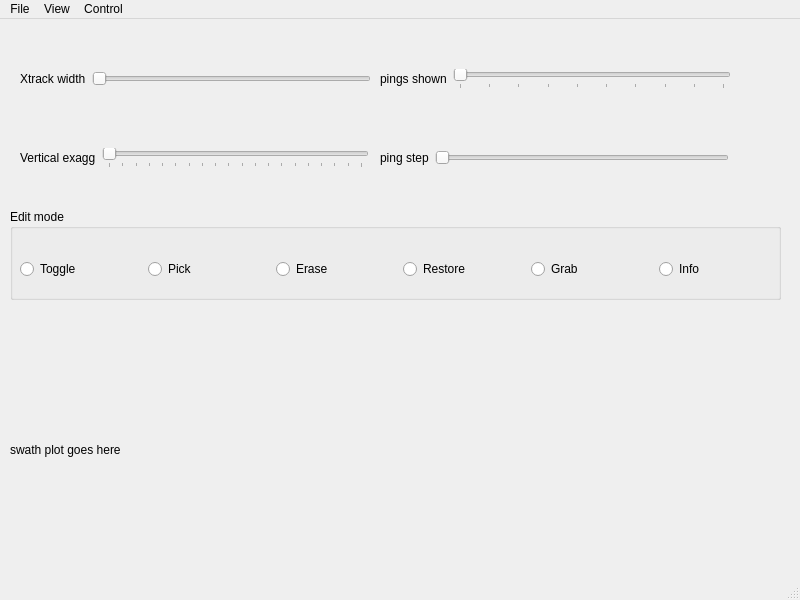
<?xml version="1.0" encoding="UTF-8"?>
<ui version="4.0">
 <class>MainWindow</class>
 <widget class="QMainWindow" name="MainWindow">
  <property name="geometry">
   <rect>
    <x>0</x>
    <y>0</y>
    <width>800</width>
    <height>600</height>
   </rect>
  </property>
  <property name="windowTitle">
   <string>MainWindow</string>
  </property>
  <widget class="QWidget" name="centralwidget">
   <widget class="QGroupBox" name="groupBox">
    <property name="geometry">
     <rect>
      <x>10</x>
      <y>190</y>
      <width>771</width>
      <height>91</height>
     </rect>
    </property>
    <property name="title">
     <string>Edit mode</string>
    </property>
    <widget class="QWidget" name="horizontalLayoutWidget">
     <property name="geometry">
      <rect>
       <x>10</x>
       <y>20</y>
       <width>761</width>
       <height>81</height>
      </rect>
     </property>
     <layout class="QHBoxLayout" name="horizontalLayout">
      <item>
       <widget class="QRadioButton" name="radioButton_2">
        <property name="text">
         <string>Toggle</string>
        </property>
       </widget>
      </item>
      <item>
       <widget class="QRadioButton" name="radioButton">
        <property name="text">
         <string>Pick</string>
        </property>
       </widget>
      </item>
      <item>
       <widget class="QRadioButton" name="radioButton_5">
        <property name="text">
         <string>Erase</string>
        </property>
       </widget>
      </item>
      <item>
       <widget class="QRadioButton" name="radioButton_4">
        <property name="text">
         <string>Restore</string>
        </property>
       </widget>
      </item>
      <item>
       <widget class="QRadioButton" name="radioButton_6">
        <property name="text">
         <string>Grab</string>
        </property>
       </widget>
      </item>
      <item>
       <widget class="QRadioButton" name="radioButton_3">
        <property name="text">
         <string>Info</string>
        </property>
       </widget>
      </item>
     </layout>
    </widget>
   </widget>
   <widget class="QWidget" name="verticalLayoutWidget">
    <property name="geometry">
     <rect>
      <x>20</x>
      <y>20</y>
      <width>351</width>
      <height>80</height>
     </rect>
    </property>
    <layout class="QVBoxLayout" name="verticalLayout">
     <item>
      <layout class="QHBoxLayout" name="horizontalLayout_2">
       <item>
        <widget class="QLabel" name="label">
         <property name="text">
          <string>Xtrack width</string>
         </property>
        </widget>
       </item>
       <item>
        <widget class="QSlider" name="xtrackWidthSlider">
         <property name="minimum">
          <number>1</number>
         </property>
         <property name="maximum">
          <number>300</number>
         </property>
         <property name="orientation">
          <enum>Qt::Horizontal</enum>
         </property>
        </widget>
       </item>
      </layout>
     </item>
    </layout>
   </widget>
   <widget class="QWidget" name="verticalLayoutWidget_2">
    <property name="geometry">
     <rect>
      <x>380</x>
      <y>20</y>
      <width>351</width>
      <height>80</height>
     </rect>
    </property>
    <layout class="QVBoxLayout" name="verticalLayout_2">
     <item>
      <layout class="QHBoxLayout" name="horizontalLayout_3">
       <item>
        <widget class="QLabel" name="label_2">
         <property name="text">
          <string>pings shown</string>
         </property>
        </widget>
       </item>
       <item>
        <widget class="QSlider" name="nPingsShowSlider">
         <property name="mouseTracking">
          <bool>true</bool>
         </property>
         <property name="toolTip">
          <string>#pings to show</string>
         </property>
         <property name="accessibleName">
          <string>#pings to show</string>
         </property>
         <property name="minimum">
          <number>1</number>
         </property>
         <property name="maximum">
          <number>10</number>
         </property>
         <property name="orientation">
          <enum>Qt::Horizontal</enum>
         </property>
         <property name="tickPosition">
          <enum>QSlider::TicksBelow</enum>
         </property>
         <property name="tickInterval">
          <number>1</number>
         </property>
        </widget>
       </item>
      </layout>
     </item>
    </layout>
   </widget>
   <widget class="QWidget" name="horizontalLayoutWidget_4">
    <property name="geometry">
     <rect>
      <x>20</x>
      <y>100</y>
      <width>349</width>
      <height>78</height>
     </rect>
    </property>
    <layout class="QHBoxLayout" name="horizontalLayout_4">
     <item>
      <widget class="QLabel" name="label_3">
       <property name="text">
        <string>Vertical exagg</string>
       </property>
      </widget>
     </item>
     <item>
      <widget class="QSlider" name="vertExaggSlider">
       <property name="minimum">
        <number>1</number>
       </property>
       <property name="maximum">
        <number>20</number>
       </property>
       <property name="orientation">
        <enum>Qt::Horizontal</enum>
       </property>
       <property name="tickPosition">
        <enum>QSlider::TicksBelow</enum>
       </property>
       <property name="tickInterval">
        <number>1</number>
       </property>
      </widget>
     </item>
    </layout>
   </widget>
   <widget class="QWidget" name="horizontalLayoutWidget_5">
    <property name="geometry">
     <rect>
      <x>380</x>
      <y>100</y>
      <width>349</width>
      <height>78</height>
     </rect>
    </property>
    <layout class="QHBoxLayout" name="horizontalLayout_5">
     <item>
      <widget class="QLabel" name="label_4">
       <property name="text">
        <string>ping step</string>
       </property>
      </widget>
     </item>
     <item>
      <widget class="QSlider" name="pingStepSlider">
       <property name="minimum">
        <number>1</number>
       </property>
       <property name="maximum">
        <number>20</number>
       </property>
       <property name="orientation">
        <enum>Qt::Horizontal</enum>
       </property>
      </widget>
     </item>
    </layout>
   </widget>
   <widget class="ClickableLabel" name="swathCanvas">
    <property name="geometry">
     <rect>
      <x>10</x>
      <y>280</y>
      <width>601</width>
      <height>301</height>
     </rect>
    </property>
    <property name="text">
     <string>swath plot goes here</string>
    </property>
   </widget>
  </widget>
  <widget class="QMenuBar" name="menubar">
   <property name="geometry">
    <rect>
     <x>0</x>
     <y>0</y>
     <width>800</width>
     <height>22</height>
    </rect>
   </property>
   <widget class="QMenu" name="menuFile">
    <property name="title">
     <string>File</string>
    </property>
    <addaction name="actionOpen_swath_file"/>
    <addaction name="actionShow_available_swath_files"/>
    <addaction name="actionExit"/>
   </widget>
   <widget class="QMenu" name="menuView">
    <property name="title">
     <string>View</string>
    </property>
    <widget class="QMenu" name="menuAncillary_data">
     <property name="title">
      <string>Ancillary data</string>
     </property>
     <addaction name="actionNone"/>
     <addaction name="actionTime"/>
     <addaction name="actionInterval"/>
     <addaction name="actionLatitude"/>
     <addaction name="actionLongitude"/>
     <addaction name="actionHeading"/>
     <addaction name="actionSpeed"/>
     <addaction name="actionDepth"/>
     <addaction name="actionAltitude"/>
     <addaction name="actionSensor_depth"/>
     <addaction name="actionRoll"/>
     <addaction name="actionPitch"/>
     <addaction name="actionHeave"/>
    </widget>
    <widget class="QMenu" name="menuSlice">
     <property name="title">
      <string>Slice</string>
     </property>
     <addaction name="actionWaterfall_2"/>
     <addaction name="actionAlong_track_2"/>
     <addaction name="actionAcross_track_2"/>
    </widget>
    <widget class="QMenu" name="menuColor_coding">
     <property name="title">
      <string>Color-coding</string>
     </property>
     <addaction name="actionBottom_detect_algorithm"/>
     <addaction name="actionPulse_source"/>
     <addaction name="actionFlag_state"/>
    </widget>
    <addaction name="actionShow_flagged_soundings"/>
    <addaction name="actionShow_flagged_profile"/>
    <addaction name="menuAncillary_data"/>
    <addaction name="menuSlice"/>
    <addaction name="menuColor_coding"/>
   </widget>
   <widget class="QMenu" name="menuControl">
    <property name="title">
     <string>Control</string>
    </property>
    <addaction name="actionGo_to_specified_time"/>
    <addaction name="actionBuffer_controls"/>
    <addaction name="actionAnnotate"/>
    <addaction name="actionFilters"/>
    <addaction name="actionReverse_right_left_key_macros"/>
    <addaction name="actionReverse_mouse_buttons"/>
   </widget>
   <addaction name="menuFile"/>
   <addaction name="menuView"/>
   <addaction name="menuControl"/>
  </widget>
  <widget class="QStatusBar" name="statusbar"/>
  <action name="actionFile_selection_list">
   <property name="text">
    <string>Show available swath files</string>
   </property>
  </action>
  <action name="actionWaterfall">
   <property name="checkable">
    <bool>true</bool>
   </property>
   <property name="text">
    <string>Waterfall</string>
   </property>
  </action>
  <action name="actionAlong_track">
   <property name="checkable">
    <bool>true</bool>
   </property>
   <property name="text">
    <string>Along track</string>
   </property>
  </action>
  <action name="actionCross_track">
   <property name="checkable">
    <bool>true</bool>
   </property>
   <property name="text">
    <string>Cross track</string>
   </property>
  </action>
  <action name="actionGo_to_specified_time">
   <property name="text">
    <string>Go to specified time...</string>
   </property>
  </action>
  <action name="actionBuffer_controls">
   <property name="text">
    <string>Buffer controls...</string>
   </property>
  </action>
  <action name="actionAnnotate">
   <property name="text">
    <string>Annotate...</string>
   </property>
  </action>
  <action name="actionFilters">
   <property name="text">
    <string>Filters...</string>
   </property>
  </action>
  <action name="actionReverse_right_left_key_macros">
   <property name="text">
    <string>Reverse right/left key macros</string>
   </property>
  </action>
  <action name="actionReverse_mouse_buttons">
   <property name="text">
    <string>Reverse mouse buttons</string>
   </property>
  </action>
  <action name="actionShow_available_swath_files">
   <property name="text">
    <string>Show available swath files</string>
   </property>
  </action>
  <action name="actionOpen_swath_file">
   <property name="text">
    <string>Open swath file</string>
   </property>
  </action>
  <action name="actionExit">
   <property name="text">
    <string>Exit</string>
   </property>
  </action>
  <action name="actionShow_flagged_soundings">
   <property name="checkable">
    <bool>true</bool>
   </property>
   <property name="text">
    <string>Show flagged soundings</string>
   </property>
  </action>
  <action name="actionShow_flagged_profile">
   <property name="checkable">
    <bool>true</bool>
   </property>
   <property name="text">
    <string>Show flagged profile</string>
   </property>
  </action>
  <action name="actionShow_flag_states">
   <property name="text">
    <string>Show flag states</string>
   </property>
  </action>
  <action name="actionShow_bottom_detect_algorithm">
   <property name="text">
    <string>Show bottom detect algorithm</string>
   </property>
  </action>
  <action name="actionShow_pulse_source">
   <property name="text">
    <string>Show pulse source</string>
   </property>
  </action>
  <action name="actionNone">
   <property name="checkable">
    <bool>true</bool>
   </property>
   <property name="checked">
    <bool>true</bool>
   </property>
   <property name="text">
    <string>None</string>
   </property>
  </action>
  <action name="actionTime">
   <property name="checkable">
    <bool>true</bool>
   </property>
   <property name="text">
    <string>Time</string>
   </property>
  </action>
  <action name="actionInterval">
   <property name="checkable">
    <bool>true</bool>
   </property>
   <property name="text">
    <string>Interval</string>
   </property>
  </action>
  <action name="actionLatitude">
   <property name="checkable">
    <bool>true</bool>
   </property>
   <property name="text">
    <string>Latitude</string>
   </property>
  </action>
  <action name="actionLongitude">
   <property name="checkable">
    <bool>true</bool>
   </property>
   <property name="text">
    <string>Longitude</string>
   </property>
  </action>
  <action name="actionHeading">
   <property name="checkable">
    <bool>true</bool>
   </property>
   <property name="text">
    <string>Heading</string>
   </property>
  </action>
  <action name="actionSpeed">
   <property name="checkable">
    <bool>true</bool>
   </property>
   <property name="text">
    <string>Speed</string>
   </property>
  </action>
  <action name="actionDepth">
   <property name="checkable">
    <bool>true</bool>
   </property>
   <property name="text">
    <string>Depth</string>
   </property>
  </action>
  <action name="actionAltitude">
   <property name="checkable">
    <bool>true</bool>
   </property>
   <property name="text">
    <string>Altitude</string>
   </property>
  </action>
  <action name="actionSensor_depth">
   <property name="checkable">
    <bool>true</bool>
   </property>
   <property name="text">
    <string>Sensor depth</string>
   </property>
  </action>
  <action name="actionRoll">
   <property name="checkable">
    <bool>true</bool>
   </property>
   <property name="text">
    <string>Roll</string>
   </property>
  </action>
  <action name="actionPitch">
   <property name="checkable">
    <bool>true</bool>
   </property>
   <property name="text">
    <string>Pitch</string>
   </property>
  </action>
  <action name="actionHeave">
   <property name="checkable">
    <bool>true</bool>
   </property>
   <property name="text">
    <string>Heave</string>
   </property>
  </action>
  <action name="actionWaterfall_2">
   <property name="checkable">
    <bool>true</bool>
   </property>
   <property name="checked">
    <bool>true</bool>
   </property>
   <property name="text">
    <string>Waterfall</string>
   </property>
  </action>
  <action name="actionAlong_track_2">
   <property name="checkable">
    <bool>true</bool>
   </property>
   <property name="text">
    <string>Along track</string>
   </property>
  </action>
  <action name="actionAcross_track_2">
   <property name="checkable">
    <bool>true</bool>
   </property>
   <property name="text">
    <string>Across track</string>
   </property>
  </action>
  <action name="actionBottom_detect_algorithm">
   <property name="checkable">
    <bool>true</bool>
   </property>
   <property name="checked">
    <bool>true</bool>
   </property>
   <property name="text">
    <string>Bottom detect algorithm</string>
   </property>
  </action>
  <action name="actionPulse_source">
   <property name="checkable">
    <bool>true</bool>
   </property>
   <property name="text">
    <string>Pulse source</string>
   </property>
  </action>
  <action name="actionFlag_state">
   <property name="checkable">
    <bool>true</bool>
   </property>
   <property name="text">
    <string>Flag state</string>
   </property>
  </action>
 </widget>
 <customwidgets>
  <customwidget>
   <class>ClickableLabel</class>
   <extends>QLabel</extends>
   <header>/home/oreilly/MB-System/src/qt-mbedit-widgets/ClickableLabel.h</header>
  </customwidget>
 </customwidgets>
 <resources/>
 <connections/>
</ui>
